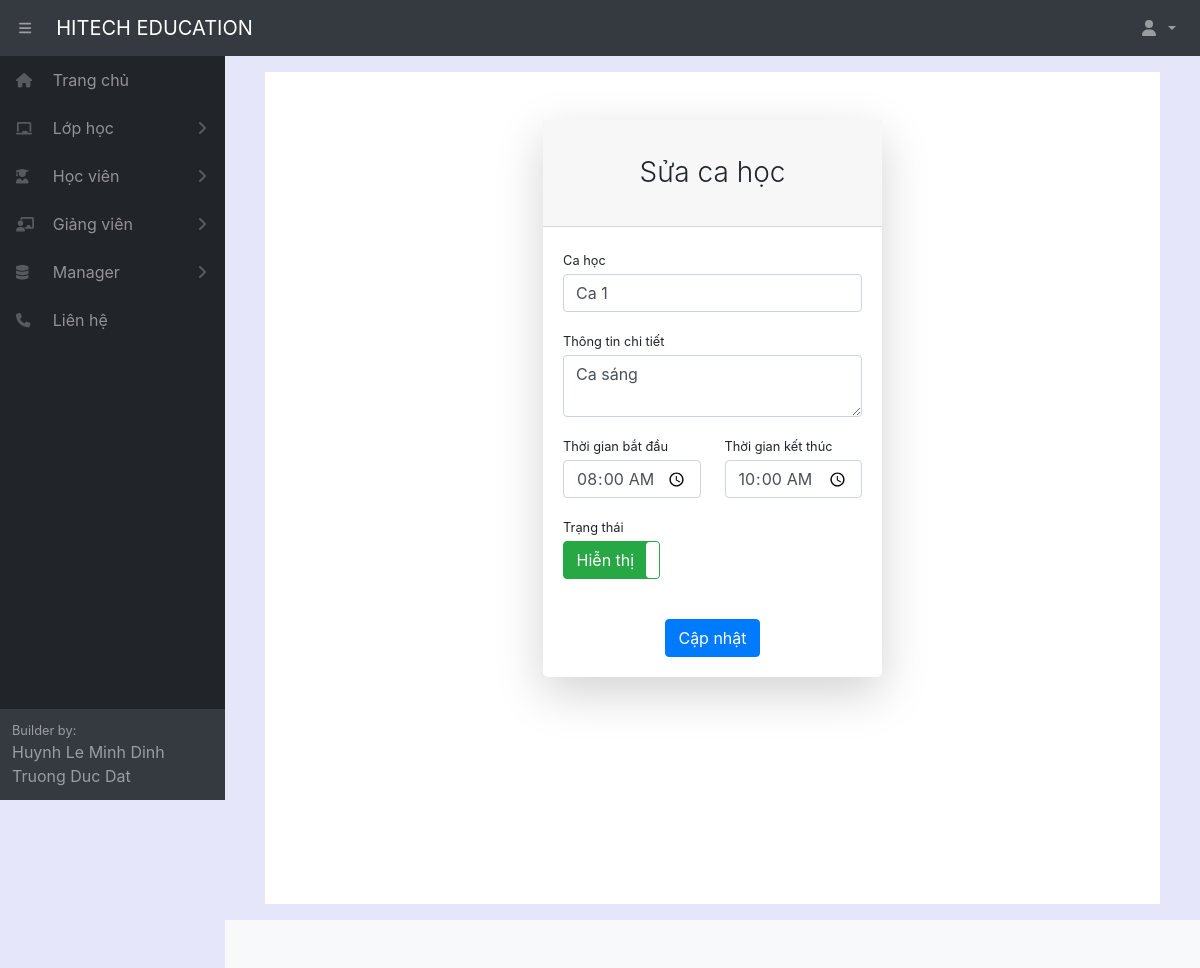
/edittimeshift/1 (signed in), run on the app's committed database.
### home/models.py (models this page shows, shortened)
class TimeShift(models.Model):
    fullname = models.CharField(max_length=100, verbose_name="Tên ca học")
    infomation = models.CharField(max_length=1000, blank=True, verbose_name="Thông tin ca học")
    timestart = models.TimeField(null = True, blank=True, verbose_name="Giờ bắt đầu")
    timeend = models.TimeField(null = True, blank=True, verbose_name="Giờ kết thúc")
    active = models.BooleanField(default=True, verbose_name="Trạng thái")
    class Meta:
        ordering =["fullname"]
        verbose_name_plural = "Ca học"

### home/decorators.py (the view)
        def wrapper_func(request, *args, **kwargs):
            group = None
            if request.user.groups.exists():
                group = request.user.groups.all()[0].name
            if group in allowed_roles:
                return view_func(request, *args, **kwargs)
            else:
                return redirect('errorrole')

### home/views.py (called while the page is built, shortened)
@login_required(login_url='login')
@allowed_users(allowed_roles=['admin'])
def editTimeShift(request,pk):
    timeshift = TimeShift.objects.get(pk=pk)
    context={'timeshift':timeshift}
    return render(request,'manager/editTimeShift.html',context)

### home/templates/manager/editTimeShift.html (shortened to what this page needs)
{% extends "pages/base.html" %}
{% block content %}
{% load static %}
<div class="container" style="height: 52em;">
    <div class="row justify-content-center">
        <div class="col-lg-5">
            <div class="card shadow-lg border-0 rounded-lg mt-5">
                <div class="card-header">
                    <h3 class="text-center font-weight-light my-4">Sửa ca học</h3>
                </div>
                <div class="card-body">
                    <form action="" method="POST">
                        <div class="row">
                            <div class="col-xl-12 col-md-12">
                                <div class="form-group">
                                    <label class="small mb-1" for="id_fullname">Ca học</label>
                                    <input class="form-control" type="text" name="fullname" maxlength="100" required
                                        id="id_fullname" placeholder="Nhập tên ca học" value="{{timeshift.fullname}}" />
                                </div>
                            </div>
                            <div class="col-xl-12 col-md-12">
                                <div class="form-group">
                                    <label class="small mb-1" for="id_infomation">Thông tin chi tiết</label>
                                    <textarea class="form-control" name="infomation" maxlength="1000" id="id_infomation"
                                        rows="2" placeholder="Nội dung">{{timeshift.infomation}}</textarea>
                                </div>
                            </div>
                            <div class="col-xl-6 col-md-12">
                                <div class="form-group">
                                    <label class="small mb-1" for="id_timestart">Thời gian bắt đầu</label>
                                    <input class="form-control" type="time" name="timestart" id="id_timestart"
                                        value="{{timeshift.timestart|date:"H:i"}}" />
                                </div>
                            </div>
                            <div class="col-xl-6 col-md-12">
                                <div class="form-group">
                                    <label class="small mb-1" for="id_timeend">Thời gian kết thúc</label>
                                    <input class="form-control" type="time" name="timeend" id="id_timeend"
                                        value="{{timeshift.timeend|date:"H:i"}}" />
                                </div>
                            </div>
                            <div class="col-xl-12 col-md-12">
                                <label class="small mb-1" for="id_active">Trạng thái</label>
                                <div class="form-group">
                                </div>
                            </div>
                        </div>
                        <div class="form-group d-flex align-items-center justify-content-between mt-4 mb-0">
                            <input class="btn btn-primary" type="submit" value="Cập nhật"
                                style="margin-left: auto; margin-right: auto;">
                        </div>
                    </form>
                </div>
            </div>
        </div>
    </div>
</div>
{% endblock content %}

### data on the page
TimeShift: fullname "Ca 1", infomation "Ca sáng", timestart "08:00", timeend "10:00"
